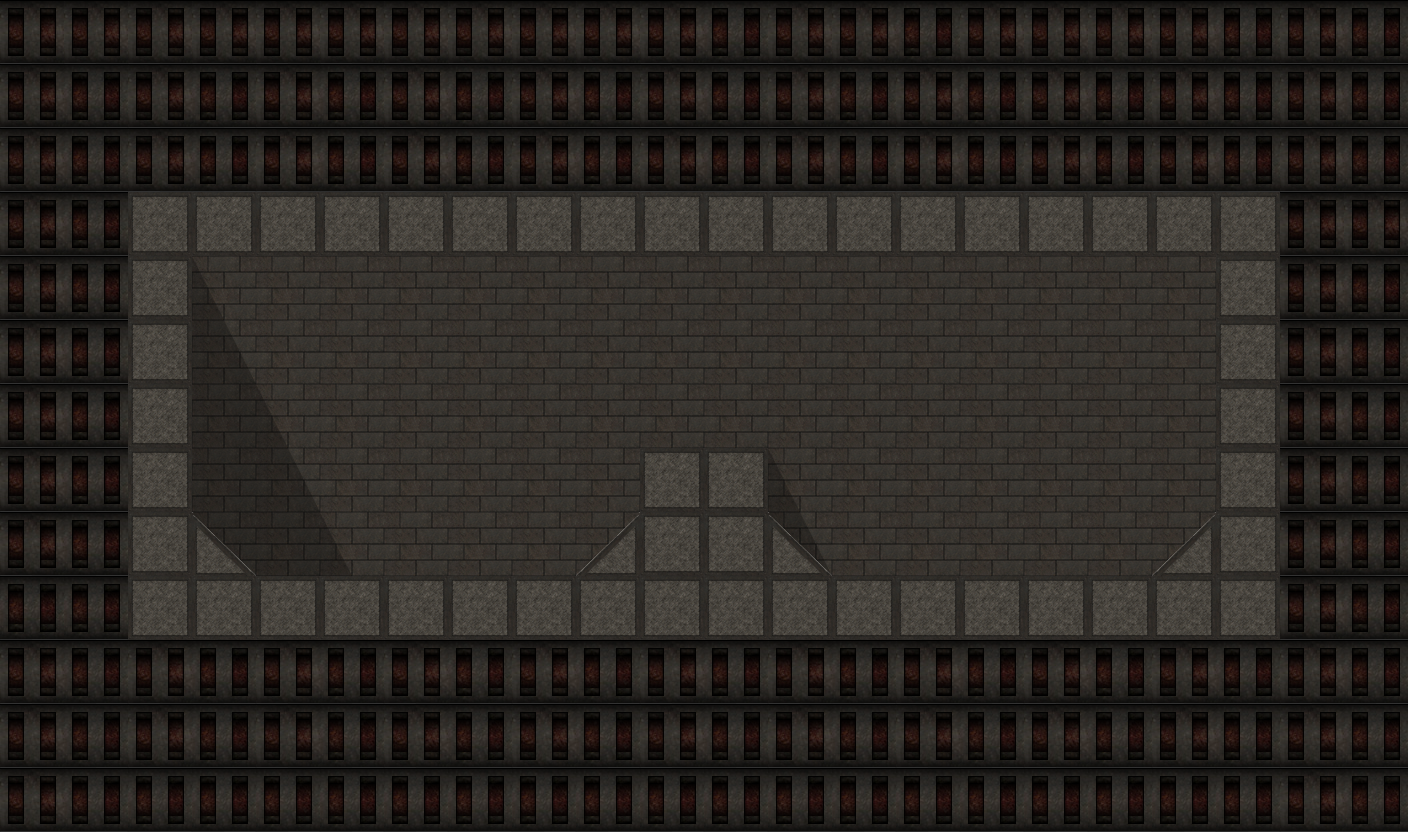

Rendered tile map (Tiled .tmx) drawn with the repository's tilesets; below, a short description and the map source with its tile grids summarised:
An orthogonal 22x13 tile map with 64x64 px tiles, 3 tile layers (background, shadows, walls), 2 tilesets.

<map version="1.0" orientation="orthogonal" width="22" height="13" tilewidth="64" tileheight="64">
 <tileset firstgid="1" name="tileset" tilewidth="64" tileheight="64">
  <image source="../gfx/maps/tilesets/tileset.png" />
 </tileset>
 <tileset firstgid="7" name="shadow" tilewidth="64" tileheight="64">
  <image source="../gfx/maps/tilesets/shadow.png" />
 </tileset>
 <layer name="background" width="22" height="13">
  <data>[286 cells, 286 non-empty, 3 distinct tile ids]</data>
 </layer>
 <layer name="shadows" width="22" height="13">
  <data>[286 cells, 11 non-empty, 3 distinct tile ids]</data>
 </layer>
 <layer name="walls" width="22" height="13">
  <data>[286 cells, 54 non-empty, 3 distinct tile ids]</data>
 </layer>
</map>
